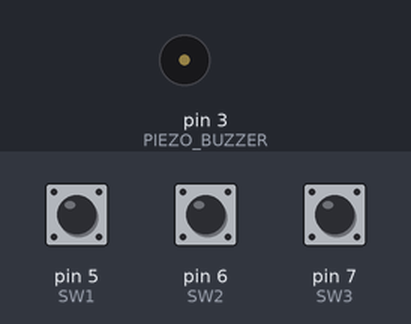
Bench run of a sketch on a simulated Arduino Uno, built with avr-gcc and run on an emulated ATmega328P. Shown: buzzer (waves = sounding). The inputs (shaded band) are chosen by the test bench; at power-on: pin 5 (SW1) HIGH, pin 6 (SW2) HIGH, pin 7 (SW3) HIGH.

Above: at 1.2 s.
1.3 s: pin 5 (SW1) pulled LOW for 0.15 s
At 1.37 s:
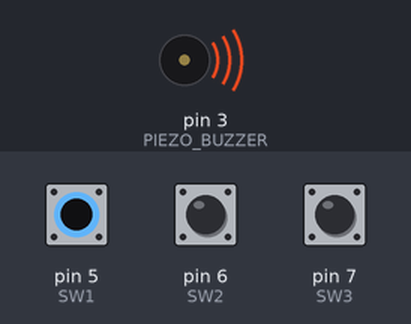
2.9 s: pin 5 (SW1) pulled LOW for 3.2 s
At 6.6 s:
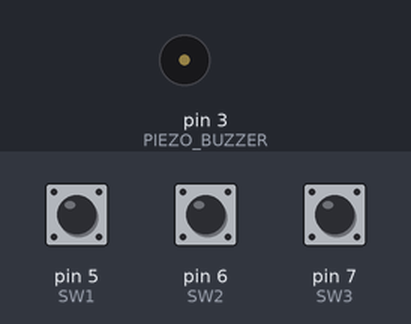
7.6 s: pin 6 (SW2) pulled LOW for 3.2 s
At 8.9 s:
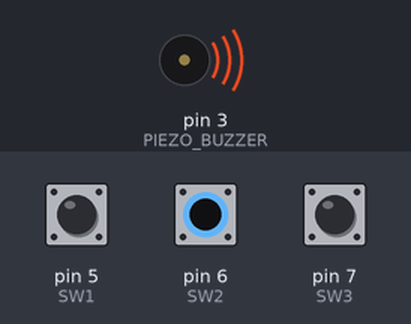
Timing chart, 0 to 12.3 s (numbered marks = the images above; inputs shaded):
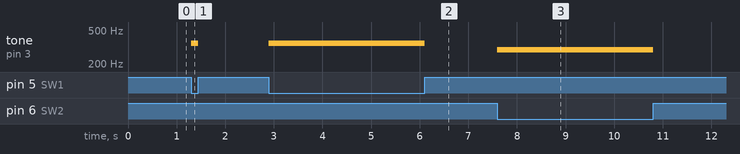

Measured:
- after the input at 1.3 s, tone on pin 3 (PIEZO_BUZZER): silent → 349 Hz at once, → silent 0.15 s later
- after the input at 2.9 s, tone on pin 3 (PIEZO_BUZZER): silent → 349 Hz at once, → silent 3.2 s later
- after the input at 7.6 s, tone on pin 3 (PIEZO_BUZZER): silent → 293 Hz at once, → silent 3.2 s later

The sketch:

buzzer_switch.ino
```cpp
// switch와 piezo buzzer를 이용하여 서로 다른 음의 소리를 출력하는 예제
#define PIEZO_BUZZER 3
#define SW1 5
#define SW2 6
#define SW3 7

void setup() {
  Serial.begin(9600);
  pinMode(SW1, INPUT_PULLUP);
  pinMode(SW2, INPUT_PULLUP);
  pinMode(SW3, INPUT_PULLUP);
}

void loop() {
  // tone() : 특정 핀에 특정 주파수의 구형파를  발생시키는 함수
  // 특정음(도레미파 등)에 대한 주파수를 입력하면 buzzer에서 소리가 남

  if(digitalRead(SW1) == 0){ // 스위치는 누르면 0 출력
    tone(PIEZO_BUZZER, 349.2);
  }
  else if(digitalRead(SW2) == 0){
    tone(PIEZO_BUZZER, 293.6);
  }
  else if(digitalRead(SW3) == 0){
    tone(PIEZO_BUZZER, 329.6);
  }
  else{
  // noTone() : 주파수 출력 해제 함수
  // 이 함수를 실행하지 않으면 계속 소리가 남
    noTone(PIEZO_BUZZER);
  }
}
```
